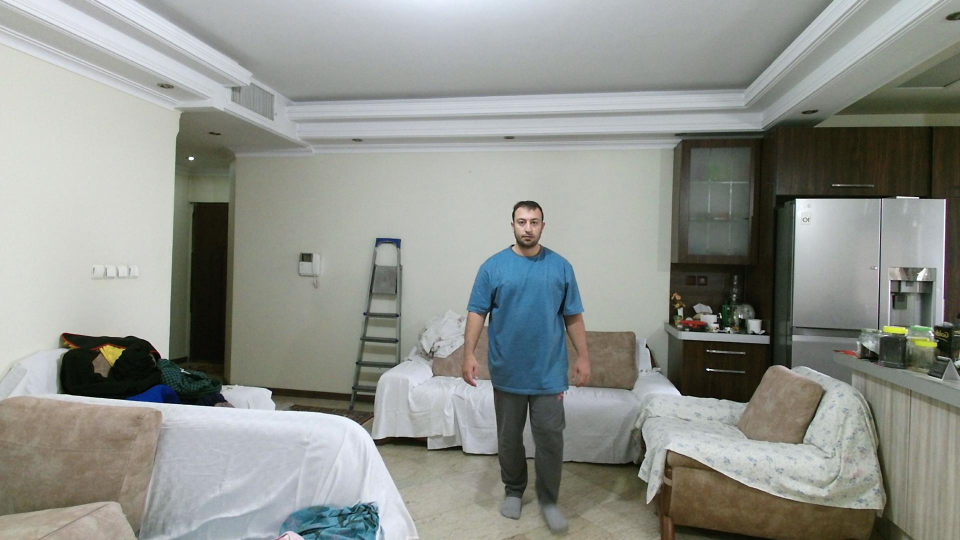
%> input picture ICA ART/bodyc.jpg, 1920 x 1080 px (shown at 1/2 size)
$ octave icaart.m   (GNU Octave 9; MATLAB toolbox functions it lacks are replaced by stand-ins)
%> lines starting %> are read from the running program, lines starting %| are printed output that depends on the picture
clc;clear;
close all;
%% Data reading
bodyc=imread('bodyc.jpg');
%> bodyc is the input picture: size 1080x1920x3 uint8; mean R, G, B 143.1, 145.9, 140.5
bodyd=imread('bodyd.jpg');
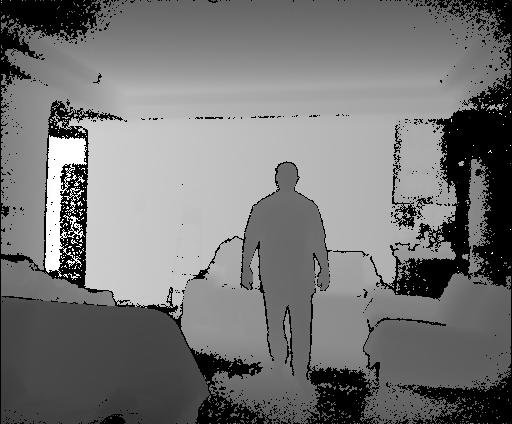
%> input picture ICA ART/bodyd.jpg, 512 x 424 px
%> bodyd is the input picture: size 424x512x3 uint8; min 0, max 255, mean 118
facec=imread('facec.jpg');
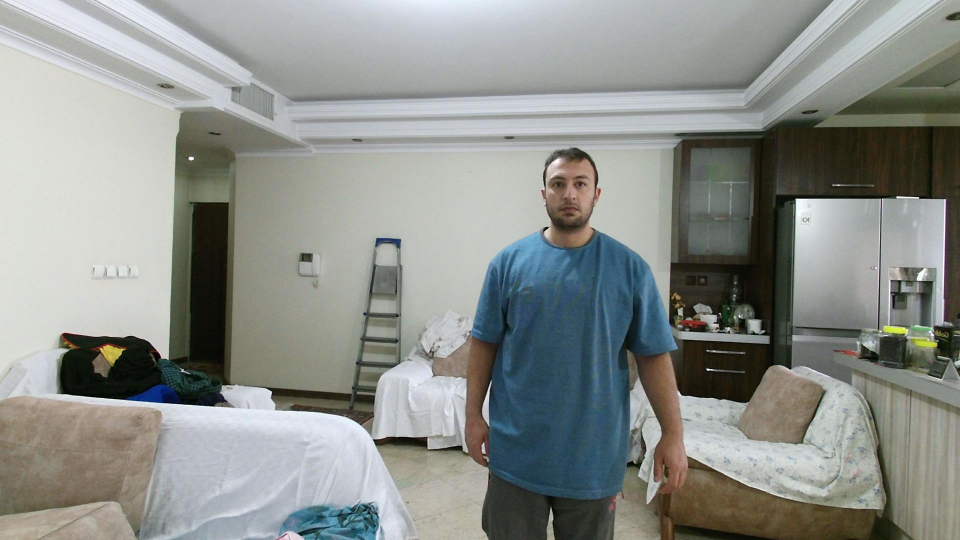
%> input picture ICA ART/facec.jpg, 1920 x 1080 px (shown at 1/2 size)
%> facec is the input picture: size 1080x1920x3 uint8; mean R, G, B 140.3, 143.8, 139.5
faced=imread('faced.jpg');
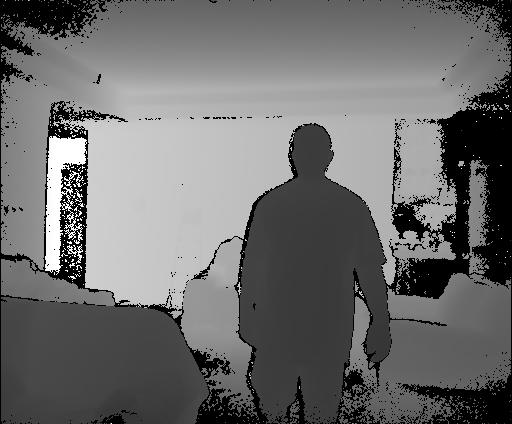
%> input picture ICA ART/faced.jpg, 512 x 424 px
%> faced is the input picture: size 424x512x3 uint8; min 0, max 255, mean 109.4
% Human detection
%> (the run ends here)
